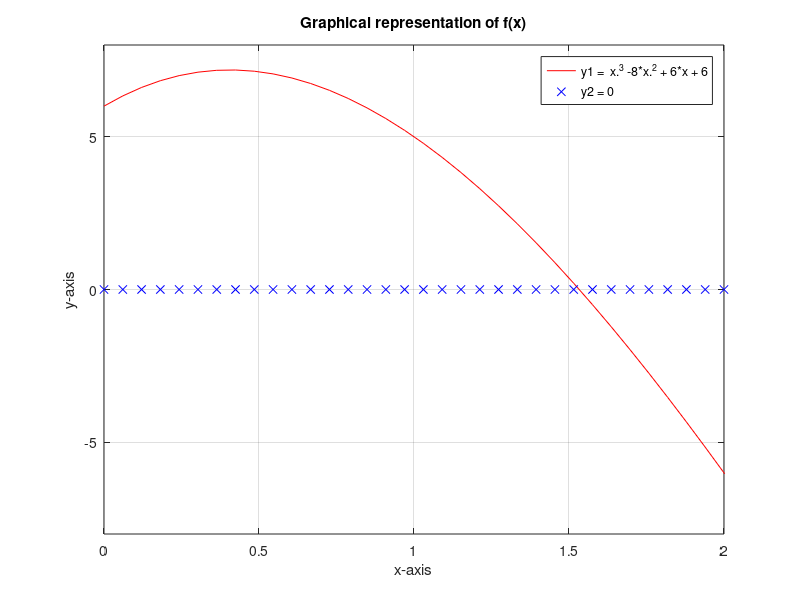

Write the MATLAB code that produced this figure.
x = linspace(0,6);
y1 = x.^3 -8*x.^2 + 6*x + 6;
y2 = 0;
plot(x,y1,'-r')
hold on
plot(x,y2,'xb')
axis([0,2,-8,8]);
grid on
box on
legend('y1 =  x.^3 -8*x.^2 + 6*x + 6','y2 = 0')
xlabel ('x-axis')
ylabel ('y-axis')
title('Graphical representation of f(x)')
idx = find(y1-y2 < eps,1);
px = x(idx);
py = y1(idx);
